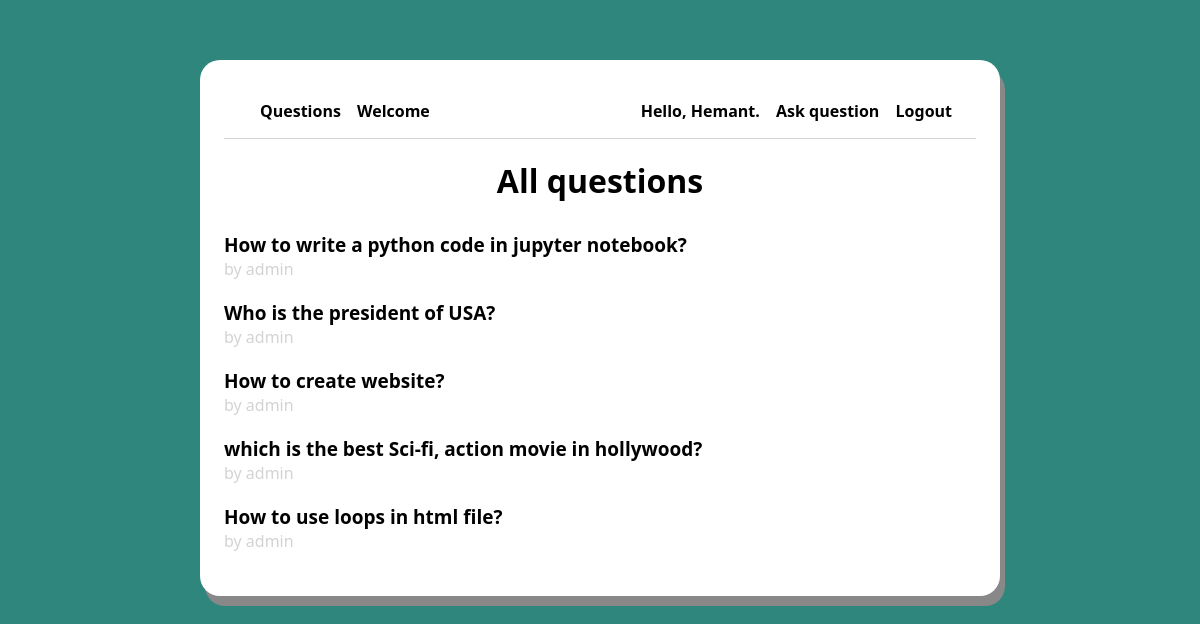
Screenshot of / (signed in) with the database file from the repository.
### main/models.py (models this page shows, shortened)
class Question(models.Model):
    author = models.ForeignKey(User , null=False, on_delete= models.CASCADE)
    title  = models.CharField(max_length=200, null=False)
    body = models.TextField(null=False)
    created_at = models.DateTimeField(auto_now_add = True)
    updated_at = models.DateTimeField(auto_now_add = True)

### main/views.py (the view)
# urls.py: path('', views.homepage, name='index'),
def homepage(request):
    questions = Question.objects.all().order_by('-created_at')
    context = {
        'questions': questions
    }
    return render(request, 'homepage.html', context)

### main/templates/homepage.html
{% extends 'layouts/page.html' %}
{% block content %}
<div class="page">
    <h1 class="title">All questions</h1>
{% for question in questions %}
<div class="question-list-item">
    <a href="{% url 'question' question.id %}">
        <p class="question-list-item-title">
            {{question.title}}
        </p>
        <p class="question-list-item-author">
            by {{question.author.username}}
        </p>
    </a>
</div>
{% endfor %}
</div>
{% endblock %}

### main/templates/navbar.html
<nav class="navbar">
    <div class="main-menu">
        <ul>
            {% if user.is_authenticated %}
            <li><a href="{% url 'index' %}">Questions</a>
                <li><a>Welcome</a></li>
            {% else %}
            <li><a href="{% url 'index' %}">Questions</a>
            {% endif %}
            </li>
        </ul>
    </div>
    <div class="user-menu">
        <ul>
            {% if user.is_authenticated %}
            <li><a>Hello, {{ user.username }}.</a></li>
            <li><a href="{% url 'new-question' %}">Ask question</a>
            </li>
            <li><a href="{% url 'logout' %}">Logout</a>
            </li>
            {% else %}
            <li><a href="{% url 'login' %}">Login</a>
            </li>
            <li><a href="{% url 'register' %}">Register</a>
            </li>
            {% endif %}
        </ul>
    </div>
</nav>

### static/css/style.css (style rules this page uses)
html, body { font-family: 'Segoe UI', Tahoma, Geneva, Verdana, sans-serif; background-color: #2e867d; }
*, *::after, *::before { box-sizing: border-box; }
a { text-decoration: none; }
.user-menu ul li a, .main-menu ul li a { color: black; font-weight: 700; }
.main-menu ul li, .user-menu ul li { display: inline; margin-left: 12px; }
ul { list-style: none; padding: 0; }
.navbar { display: flex; flex-direction: row; justify-content: space-between; padding:0 24px ; border-bottom: 1px solid lightgray; }
.page { display: flex; flex-direction: column; }
.title { margin: 20px auto 30px auto; font-weight: 900; }
.question-list-item { margin-bottom: 20px; }
.question-list-item-title { color: black; font-size: 19px; font-weight: 900; margin: 0; }
.question-list-item-author { color: lightgray; margin: 0; }

### rows the page displays
Question: title "How to write a python code in jupyter notebook?", author.username "admin"
Question: title "Who is the president of USA?", author.username "admin"
Question: title "How to create website?", author.username "admin"
Question: title "which is the best Sci-fi, action movie in hollywood?", author.username "admin"
Question: title "How to use loops in html file?", author.username "admin"

### other values shown
{{ user.username }} "Hemant"
